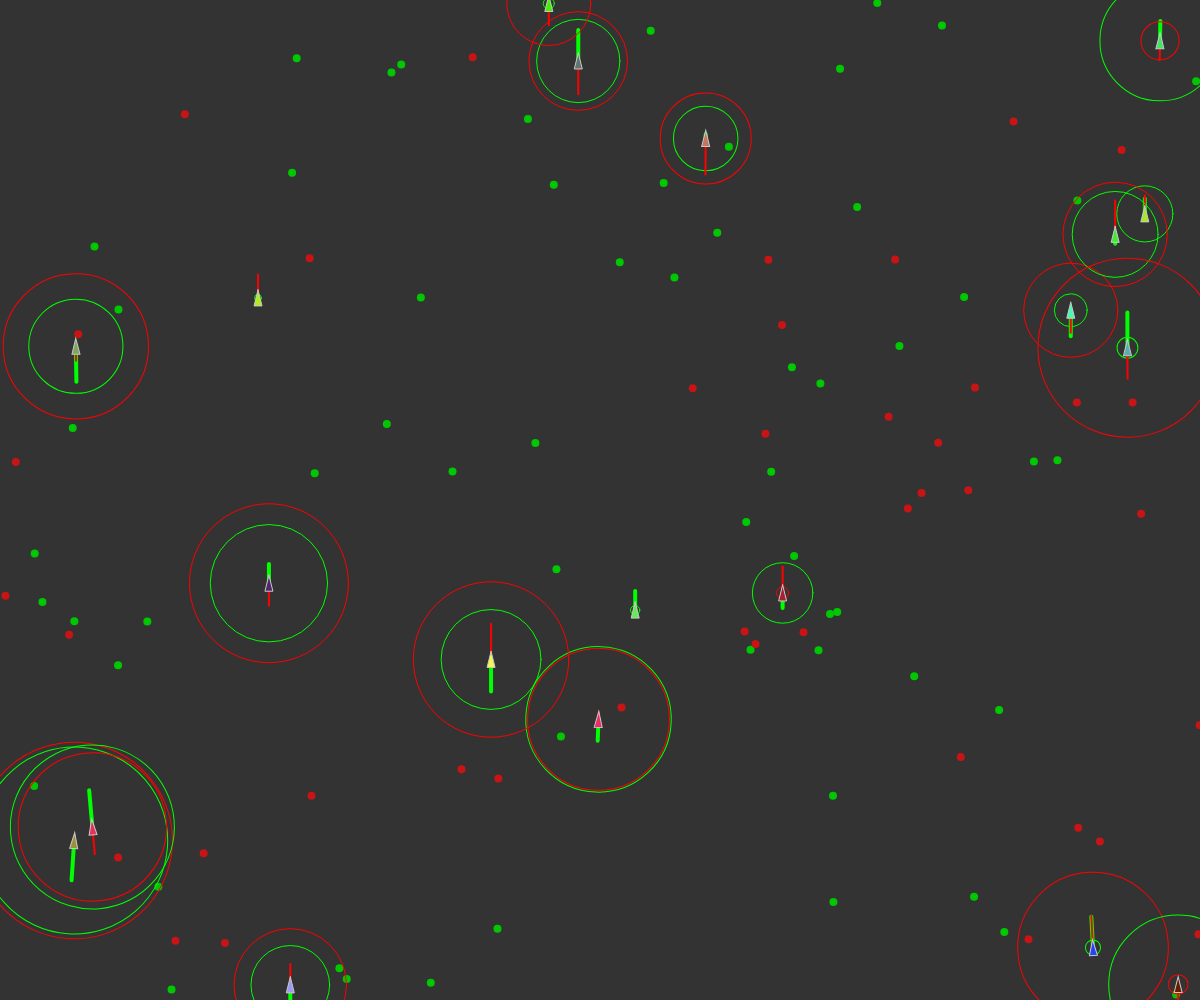
Frame 1 (no input)
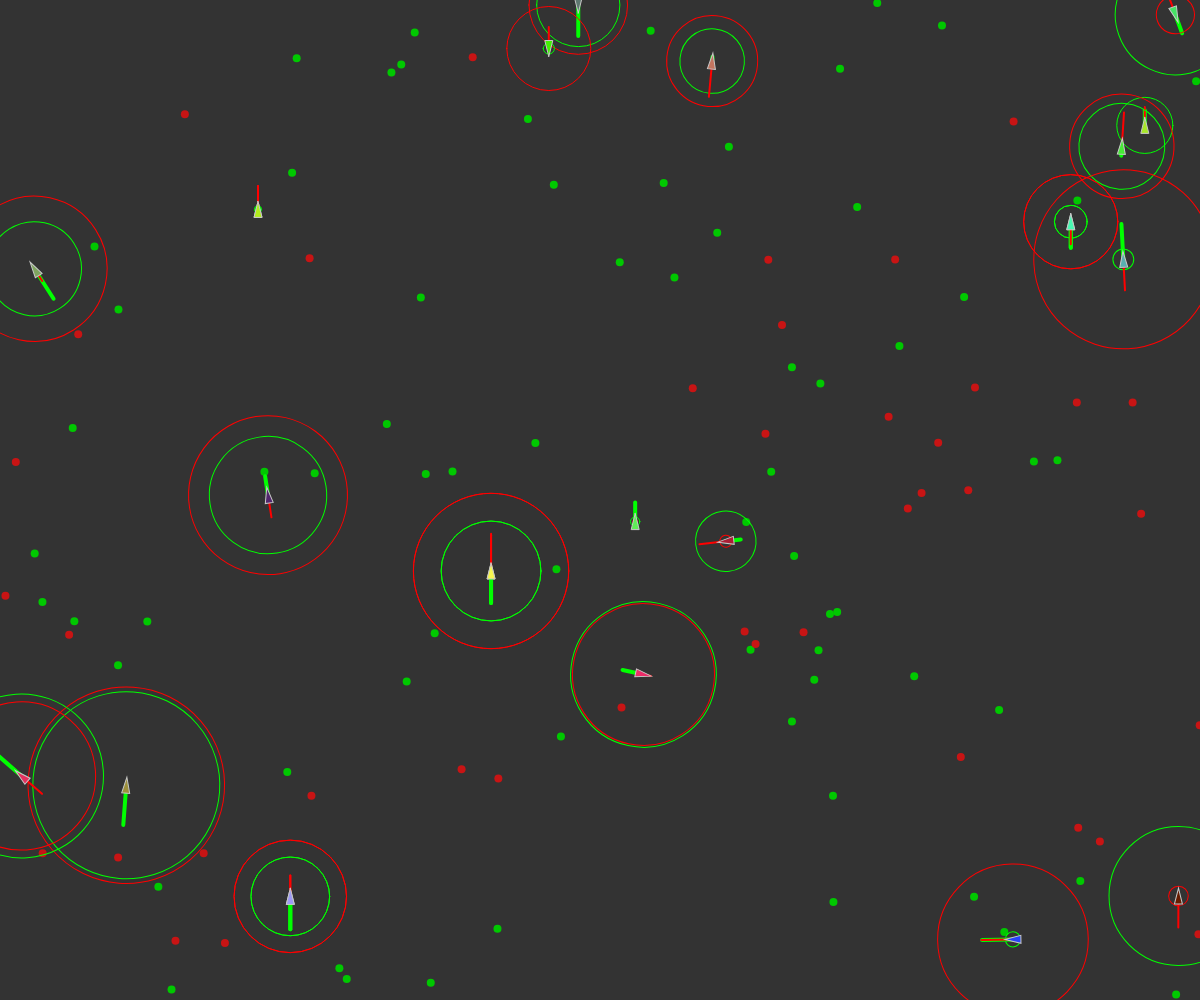
Frame 60 (no input)
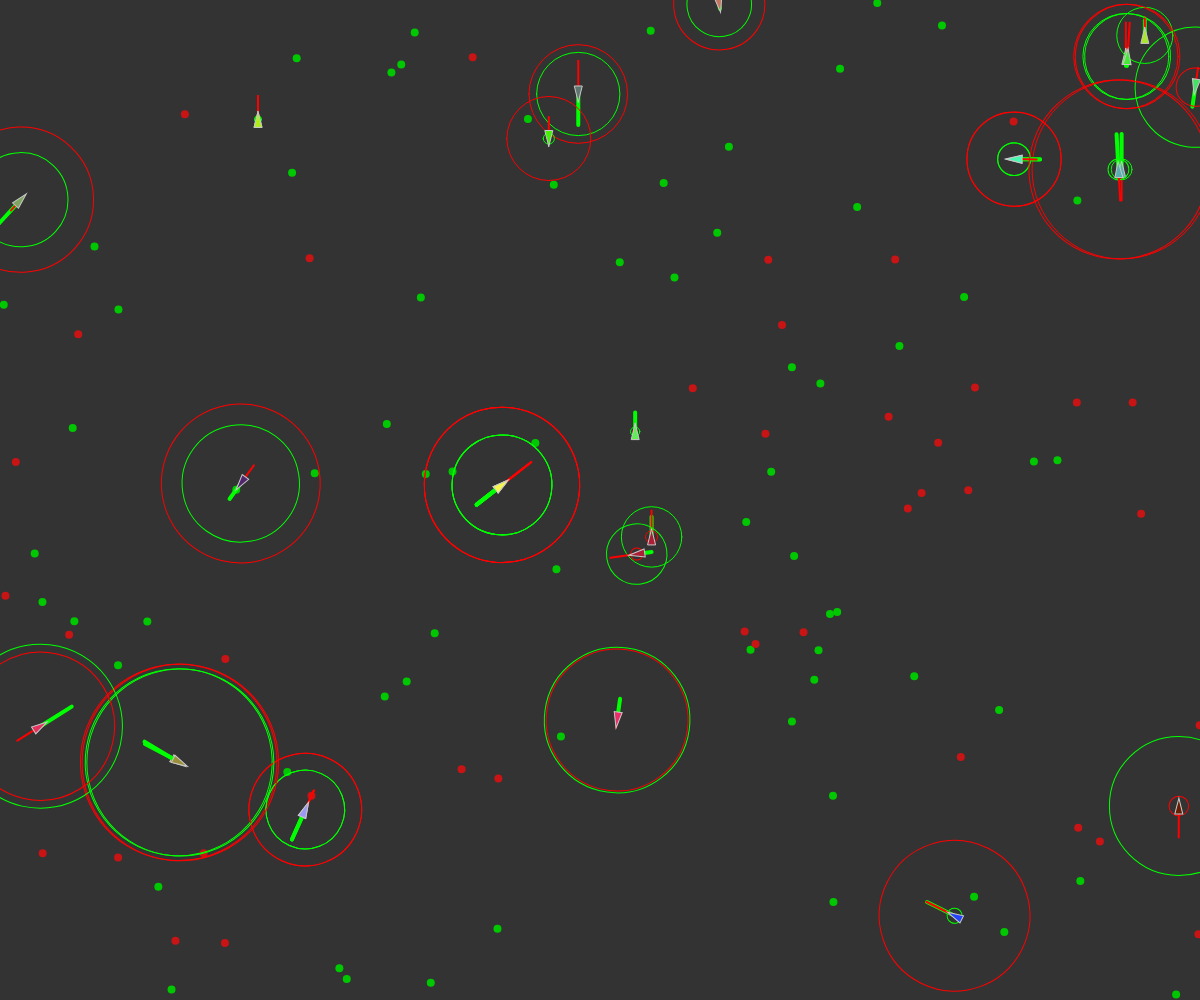
Frame 120 (the mouse pressed at the canvas centre since frame 60)

The p5.js sketch that drew these frames (run headless with seeded random() and noise() and a simulated clock; from frame 60 on, the mouse is pressed at the canvas centre):

// p5.js sketch
// ── sketch.js
let vehicles = [];
let food = [];
let poison = [];

let mr = 30;

function setup() {
  createCanvas(windowWidth, windowHeight);
  //Create the base food objects
  for(let i = 0; i < 60; i ++) {
    let x = random(width);
    let y = random(height);
    food.push(createVector(x, y));
  }
  //Create the base poison objects
  for(let i = 0; i < 40; i ++) {
    let x = random(width);
    let y = random(height);
    poison.push(createVector(x, y));
  }
  //Create the vehicles
  for(let i = 0; i < 20; i ++) {
    let x = random(width);
    let y = random(height);
    vehicles.push(new Vehicle(x, y));
  }

}

function draw() {
  background(51);

  //Add more food
  if (random(1) < 0.1 && food.length < 250) {
    let x = random(width);
    let y = random(height);
    food.push(createVector(x, y));
  }
  //Add more poison
  if (random(1) < 0.04 && poison.length < 120) {
    let x = random(width);
    let y = random(height);
    poison.push(createVector(x, y));
  }

  //Draw the food
  for(let i = 0; i < food.length; i ++) {
    fill(0, 200, 0);
    noStroke();
    ellipse(food[i].x, food[i].y, 8, 8);
  }
  //Draw the poison
  for(let i = 0; i < poison.length; i ++) {
    fill(200, 20, 20);
    noStroke();
    ellipse(poison[i].x, poison[i].y, 8, 8);
  }

  for(let i = vehicles.length-1; i >= 0; i --) {
    // Call the appropriate steering behaviors for our agents
    vehicles[i].behaviors(food, poison);
    //v.seek(target);
    vehicles[i].update();
    vehicles[i].boundaries();
    vehicles[i].display();

    let child = vehicles[i].clone();
    if (child != null) {
      vehicles.push(child); 
    }

    if (vehicles[i].dead()) {
      food.push(createVector(vehicles[i].pos.x, vehicles[i].pos.y));
      vehicles.splice(i, 1);
    }
  }
  //Add in extra critters as needed
  while (vehicles.length < 5) {
    let x = random(width);
    let y = random(height);
    vehicles.push(new Vehicle(x, y));
  }
}
// ── vehicle.js
class Vehicle {
  constructor(x, y, dna) {
    this.acc = createVector(0, 0);
    this.vel = createVector(0, -2);
    this.pos = createVector(x, y);
    this.r = 4;
    this.maxspeed = 1.5;
    this.maxforce = 0.1;
    this.decayRate = 0.002;

    this.health = 1;
    this.dna = [];
    if (dna == undefined) {
      //Food weight
      this.dna[0] = random(-2, 2);
      //Poison weight
      this.dna[1] = random(-2, 2);
      //Food perseption
      this.dna[2] = random(0, 100);
      //poison perseption
      this.dna[3] = random(0, 100);
      // breeding level
      this.dna[4] = random(2, 6);
      // color
      this.dna[5] = random(255);
      this.dna[6] = random(255);
      this.dna[7] = random(255);
    } else {
      for(let i = 0; i < dna.length; i ++) {
        this.dna[i] = dna[i];
        if (random(1) < mr/100) {
          this.dna[i] += random(-0.1, 0.1);
        } else if (random(1) < mr/500) {
          this.dna[i] += random(-2, 2);
        }
      }
    }
  }

  // Method to update location
  update() {
    //Loose some health
    this.health -= this.decayRate;
    // Update velocity
    this.vel.add(this.acc);
    // Limit speed
    this.vel.limit(this.maxspeed);
    this.pos.add(this.vel);
    // Reset accelerationelertion to 0 each cycle
    this.acc.mult(0);
  }

  applyForce(force) {
    this.acc.add(force);
  }

  dead () {
    return(this.health <= 0);
  }

  behaviors (good, bad) {
      let steerG = this.eat(good, 0.2, this.dna[2]);
      let steerB = this.eat(bad, -0.3, this.dna[3]);

      steerG.mult(this.dna[0]);
      steerB.mult(this.dna[1]);

      this.applyForce(steerG);
      this.applyForce(steerB);
  }

  eat (list, nutrition, perseption) {
      //Find the closest food's index
      let record = Infinity;
      let target = null;
      for (let i = list.length-1; i >= 0; i --) {
        //Get the distance
        let d = this.pos.dist(list[i]);

        if (d < this.maxspeed) {
          //Eat the food
          list.splice(i, 1);
          this.health += nutrition;
        } else if (d < record && d < perseption) {
          record = d;
          target = list[i];
        }
      }
      
      if (target != null) {
          //Seek the food and return the vector
          return(this.seek(target));
      }
      return(createVector(0, 0));
  }

  clone () {
    if (random(1) < 0.002 && this.health > this.dna[4]/10) {
      this.health -= this.dna[4] * 0.08;
      return(new Vehicle(this.pos.x, this.pos.y, this.dna));
    }
    return(null);
  }
    
  seek(target) {
    var desired = p5.Vector.sub(target, this.pos); // A vector pointing from the location to the target
    // Scale to maximum speed
    desired.setMag(this.maxspeed);
    // Steering = Desired minus velocity
    var steer = p5.Vector.sub(desired, this.vel);
    // Limit to maximum steering force
    steer.limit(this.maxforce); 
    return(steer);
  }
  
  display() {
    // Draw a triangle rotated in the direction of velocity
    let angle = this.vel.heading() + PI / 2;
    push();
    translate(this.pos.x, this.pos.y);
    rotate(angle);

    let gr = color(0, 255, 0);
    let rd = color(255, 0, 0);
    let col = color(this.dna[5], this.dna[6], this.dna[7]);

    noFill();
    strokeWeight(4);
    stroke(0, 255, 0);
    line(0, 0, 0, -this.dna[0]*20);
    strokeWeight(1);
    ellipse(0, 0, this.dna[2]*2);
    strokeWeight(2);
    stroke(255, 0, 0);
    line(0, 0, 0, -this.dna[1]*20);
    strokeWeight(1);
    ellipse(0, 0, this.dna[3]*2);

    fill(col);
    stroke(200);
    strokeWeight(1);
    beginShape();
    vertex(0, -this.r * 2);
    vertex(-this.r, this.r * 2);
    vertex(this.r, this.r * 2);
    endShape(CLOSE);

    pop();
  }

  boundaries() {
    let d = 10;
    let desired = null;

    if (this.pos.x < d) {
      desired = createVector(this.maxspeed, this.vel.y);
    } else if (this.pos.x > width - d) {
      desired = createVector(-this.maxspeed, this.vel.y);
    }

    if (this.pos.y < d) {
      desired = createVector(this.vel.x, this.maxspeed);
    } else if (this.pos.y > height - d) {
      desired = createVector(this.vel.x, -this.maxspeed);
    }

    if (desired !== null) {
      desired.normalize();
      desired.mult(this.maxspeed);
      let steer = p5.Vector.sub(desired, this.vel);
      steer.limit(this.maxforce);
      this.applyForce(steer);
    }
  }
}
